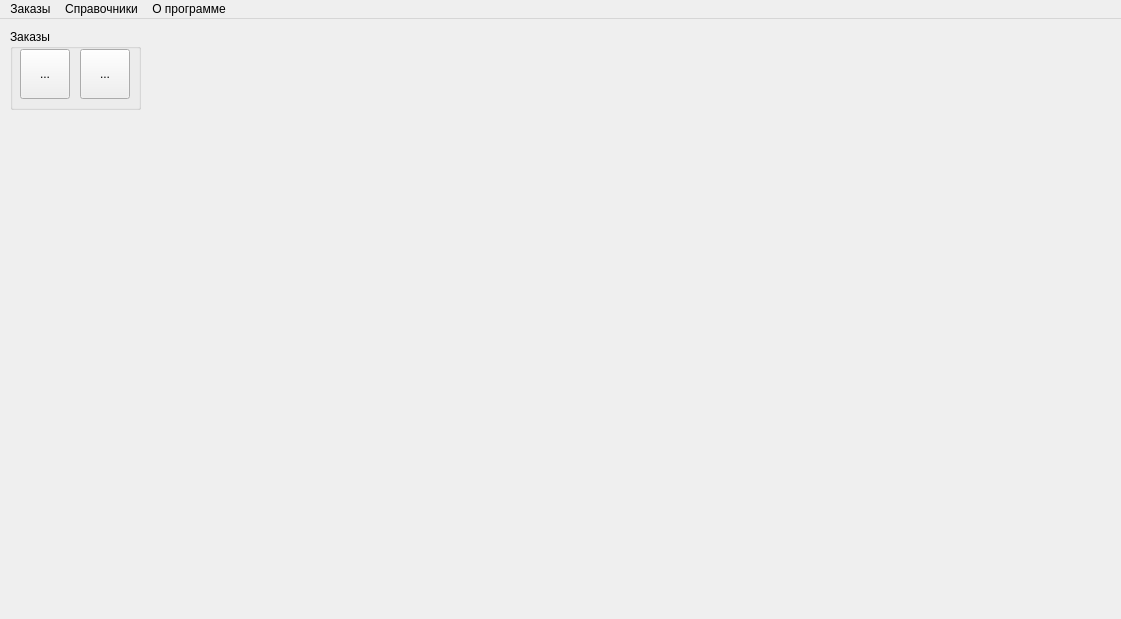
<?xml version="1.0" encoding="UTF-8"?>
<ui version="4.0">
 <class>MainWindow</class>
 <widget class="QMainWindow" name="MainWindow">
  <property name="geometry">
   <rect>
    <x>0</x>
    <y>0</y>
    <width>1121</width>
    <height>619</height>
   </rect>
  </property>
  <property name="windowTitle">
   <string>MainWindow</string>
  </property>
  <widget class="QWidget" name="centralwidget">
   <widget class="QGroupBox" name="groupBox">
    <property name="geometry">
     <rect>
      <x>10</x>
      <y>10</y>
      <width>131</width>
      <height>81</height>
     </rect>
    </property>
    <property name="title">
     <string>Заказы</string>
    </property>
    <widget class="QToolButton" name="toolButtonNewOrder">
     <property name="geometry">
      <rect>
       <x>10</x>
       <y>20</y>
       <width>50</width>
       <height>50</height>
      </rect>
     </property>
     <property name="text">
      <string>...</string>
     </property>
     <property name="icon">
      <iconset>
       <normaloff>venv/icons/new-order.png</normaloff>venv/icons/new-order.png</iconset>
     </property>
     <property name="iconSize">
      <size>
       <width>40</width>
       <height>40</height>
      </size>
     </property>
    </widget>
    <widget class="QToolButton" name="toolButtonAllOrders">
     <property name="geometry">
      <rect>
       <x>70</x>
       <y>20</y>
       <width>50</width>
       <height>50</height>
      </rect>
     </property>
     <property name="text">
      <string>...</string>
     </property>
     <property name="icon">
      <iconset>
       <normaloff>venv/icons/edit-order.png</normaloff>venv/icons/edit-order.png</iconset>
     </property>
     <property name="iconSize">
      <size>
       <width>40</width>
       <height>40</height>
      </size>
     </property>
    </widget>
   </widget>
  </widget>
  <widget class="QMenuBar" name="menubar">
   <property name="geometry">
    <rect>
     <x>0</x>
     <y>0</y>
     <width>1121</width>
     <height>26</height>
    </rect>
   </property>
   <widget class="QMenu" name="menu">
    <property name="title">
     <string>Заказы</string>
    </property>
    <addaction name="menuNewOrder"/>
    <addaction name="menuAllOrders"/>
   </widget>
   <widget class="QMenu" name="menu_2">
    <property name="title">
     <string>О программе</string>
    </property>
    <addaction name="menuHelp"/>
    <addaction name="separator"/>
    <addaction name="menuAbout"/>
   </widget>
   <widget class="QMenu" name="menu_3">
    <property name="title">
     <string>Справочники</string>
    </property>
    <addaction name="menuProducts"/>
    <addaction name="menuClients"/>
    <addaction name="menuHimiya"/>
    <addaction name="menuTara"/>
   </widget>
   <addaction name="menu"/>
   <addaction name="menu_3"/>
   <addaction name="menu_2"/>
  </widget>
  <action name="menuAbout">
   <property name="text">
    <string>О программе</string>
   </property>
  </action>
  <action name="menuHelp">
   <property name="text">
    <string>Справка</string>
   </property>
  </action>
  <action name="menuNewOrder">
   <property name="text">
    <string>Создать новый заказ</string>
   </property>
  </action>
  <action name="menuAllOrders">
   <property name="text">
    <string>Все заказы</string>
   </property>
  </action>
  <action name="menuProducts">
   <property name="text">
    <string>Производимая продукция</string>
   </property>
  </action>
  <action name="menuClients">
   <property name="text">
    <string>Контрагенты</string>
   </property>
  </action>
  <action name="menuHimiya">
   <property name="text">
    <string>Химия</string>
   </property>
  </action>
  <action name="menuTara">
   <property name="text">
    <string>Тара</string>
   </property>
  </action>
 </widget>
 <resources/>
 <connections/>
</ui>
